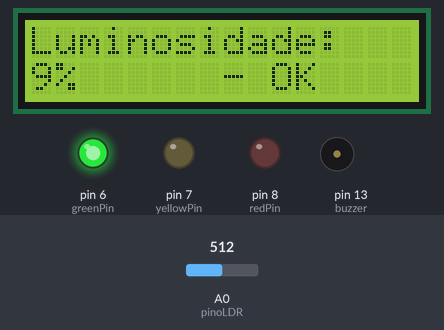
Recording of a sketch running on a simulated Arduino Uno, built with avr-gcc and run on an emulated ATmega328P. Shown: 16×2 character LCD, output pins drawn as LEDs (lit = HIGH), buzzer (waves = sounding, pin HIGH). Inputs (shaded band) come from the test bench; at power-on: A0 (pinoLDR) = 512. What the sketch prints to the serial monitor is not drawn.

Above: at 4.2 s.
4.3 s: A0 (pinoLDR) set to 775
At 5.5 s:
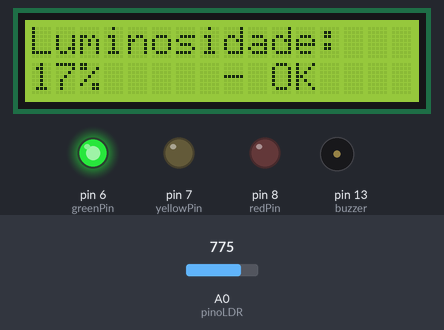
7.7 s: A0 (pinoLDR) set to 804
At 10.1 s:
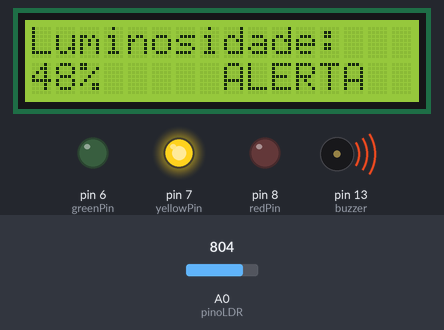
11.8 s: A0 (pinoLDR) set to 511
At 14.0 s:
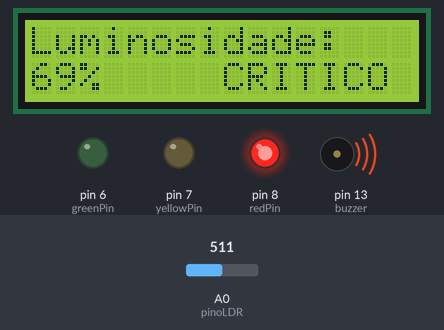
15.9 s: A0 (pinoLDR) set to 491
At 18.0 s:
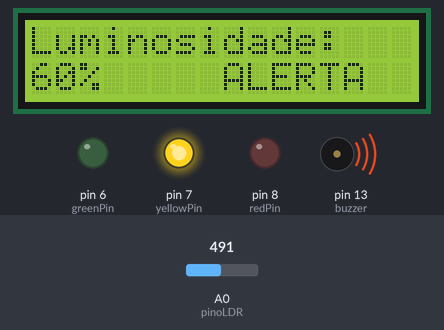
Timing chart, 0 to 19.5 s (numbered marks = the images above; inputs shaded):
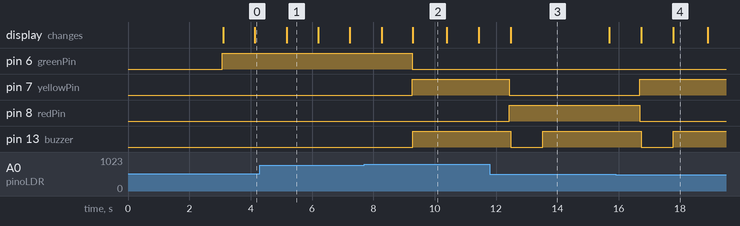

Measured:
- the behaviour switches between 793 and 794 on A0 (pinoLDR) (found by bisection; images 1 and 2)
- the behaviour switches between 499 and 498 on A0 (pinoLDR) (found by bisection; images 3 and 4)
- what the display in image 1 shows lasts 1.0 s, from 5.2 s to 6.2 s
- what the display in image 2 shows lasts 1.1 s, from 9.3 s to 10.4 s
- what the display in image 3 shows lasts 3.2 s, from 12.5 s to 15.7 s

The sketch:

sistema_monitoramento_vinheria.ino
```cpp
// Sistema de Monitoramento de Luminosidade para Vinheria

#include <LiquidCrystal.h>

//Variáveis dos pinos
int redPin = 8; // Pino vermelho para fora dos limites
int yellowPin = 7; //Pino amarelo para estado de alerta
int greenPin = 6; //Pino verde para ambiente OK
int buzzer = 13; //Buzzer para alarme
int pinoLDR = A0; //Pino LDR no pino A0

LiquidCrystal lcd(12, 11, 10, 5, 4, 3, 2);

//Controle do buzzer
unsigned long tempoInicioBuzzer = 0;
bool buzzerAtivo = false;

//Luminosidade
unsigned int lumOK = 40;
unsigned int lumAlerta = 65;

// Variáveis para calcular a média
const int numLeituras = 10;  // Número de leituras que vão ser feitas
int leituras[numLeituras];  // Array para armazenar leituras
int indiceLeitura = 0;
int total = 0;
int media = 0;

//Cacho de Uvas
byte uva[8] = {
  B01110,
  B11111,
  B11111,
  B01110,
  B11111,
  B11111,
  B11111,
  B01110
};

//Folhas
byte folha[8] = {
  B00100,
  B01110,
  B11111,
  B11111,
  B01110,
  B00100,
  B00100,
  B00000
};

void setup(){
  //Definindo os pinos como saída ou entrada
  pinMode(redPin, OUTPUT);
  pinMode(yellowPin, OUTPUT);
  pinMode(greenPin, OUTPUT);
  pinMode(buzzer, OUTPUT);
  pinMode(pinoLDR, INPUT);

  lcd.begin(16,2);

  // Cria os caracteres customizados
  lcd.createChar(0, uva);
  lcd.createChar(1, folha);

  //Mensagem de boas-vindas no display
  lcd.clear();
  lcd.setCursor(0, 0);
  lcd.write(byte(1)); // Folha
  lcd.print(" Vinharia  ");
  lcd.write(byte(1)); // Folha

  lcd.setCursor(0, 1);
  lcd.write(byte(0)); // Uva
  lcd.print("  Agnello  ");
  lcd.write(byte(0)); // Uva
  delay(3000); //Mantém a mensagem durante 3 segundos

  lcd.clear(); //Limpar o display

  //Define a velocidade do monitor serial
  Serial.begin(9600);

//Inicia as leituras com zero
  for (int i = 0; i < numLeituras; i++) {
    leituras[i] = 0;
  }
}

void loop(){
  //Subtrai a leitura mais antiga
  total = total - leituras[indiceLeitura];

  //Faz a leitura do LDR
  int valorLDR = analogRead(pinoLDR);
  leituras[indiceLeitura] = valorLDR;

  //Adiciona a nova leitura ao total
  total = total + leituras[indiceLeitura];

  //Avança para a próxima posição no array
  indiceLeitura = indiceLeitura + 1;

  //Se chegou no final do array, volta para o início
  if (indiceLeitura >= numLeituras) {
    indiceLeitura = 0;
  }

  //Calcula a média
  media = total / numLeituras;

  //Usando map(), fazemos o mapeamento e definimos 0 para 0% e 1023 para 100%
  int luminosidadePercent = map(media, 0, 1023, 0, 100);

  //Mostra a luminosidade atual no display
  lcd.setCursor(0, 0);
  lcd.print("Luminosidade:   ");
  lcd.setCursor(0, 1);
  lcd.print(luminosidadePercent);
  lcd.print("%    ");

  //Exibe no monitor

  Serial.print("Leitura atual: ");
  Serial.print(valorLDR);
  Serial.print(" | Media:   ");
  Serial.print(media);
  Serial.print(" | Luminosidade:   ");
  Serial.print(luminosidadePercent);
  Serial.println("%");

  //Verifica quantos % de luminosidade tem e ativa o led correspondente
  verificarCondicoes(luminosidadePercent);

  //Controla o buzzer que vai desligar depois de 3 segundos
  controlarBuzzer();

  //Espera 1 segundo e faz a leitura de novo
  delay(1000);
}

void verificarCondicoes(int luminosidade) {

  apagarTodosLEDs();

  if (luminosidade >= 0 && luminosidade <= lumOK){ //entre 0% e 40%
    digitalWrite(greenPin, HIGH);
    lcd.setCursor(7, 1);
    lcd.print(" - OK   ");

    Serial.println("Status: OK - Ambiente ideal (0-40%)");

  } else if (luminosidade >= 41 && luminosidade <= lumAlerta){ //entre 41% e 65%
    digitalWrite(yellowPin, HIGH);
    lcd.setCursor(7, 1);
    lcd.print(" ALERTA ");

   //Ativa o buzzer durante 3 segundos e caso tena passado os 3 segundos, reativa o buzzer
    if (!buzzerAtivo) {
      buzzerAtivo = true;
      tempoInicioBuzzer = millis();
      digitalWrite(buzzer, HIGH);
      Serial.println("Buzzer ativado - Nível de ALERTA");
    }

    Serial.println("Status: ALERTA - Luminosidade entre 41-65%");

  } else if (luminosidade >= 66 && luminosidade <= 100) { //entre 66% e 100%
    digitalWrite(redPin, HIGH);
    lcd.setCursor(7, 1);
    lcd.print(" CRITICO ");

    if (!buzzerAtivo) {
      buzzerAtivo = true;
      tempoInicioBuzzer = millis();
      digitalWrite(buzzer, HIGH);
      Serial.println("Buzzer ativado - Nível CRÍTICO");
    }

    Serial.println("Status: CRÍTICO - Luminosidade entre 66-100%");
  }
}

void controlarBuzzer() { // Desliga o buzzer após 3 segundos e faz ele voltar a tocar
  if (buzzerAtivo && (millis() - tempoInicioBuzzer >= 3000)) {
    digitalWrite(buzzer, LOW);
    buzzerAtivo = false;
    Serial.println("Buzzer desligado - aguardando próximo ciclo");
  }
}

void apagarTodosLEDs() {
  digitalWrite(redPin, LOW);
  digitalWrite(yellowPin, LOW);
  digitalWrite(greenPin, LOW);
}
```
